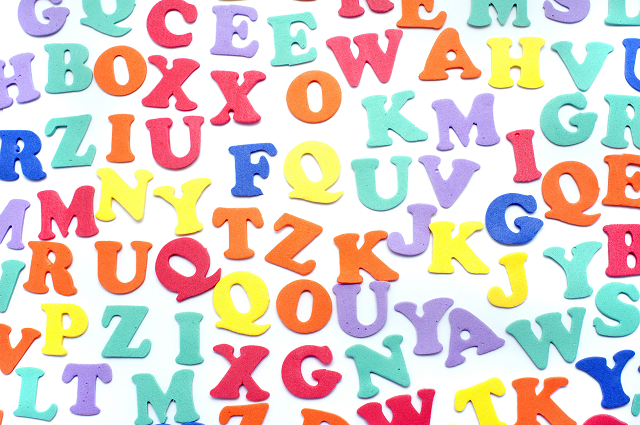
%> input picture Generalised_Hough_Transforms/K_Finder/letters.png, 640 x 425 px
$ octave generalizedHoughTransform.m   (GNU Octave 9; MATLAB toolbox functions it lacks are replaced by stand-ins)
%> lines starting %> are read from the running program, lines starting %| are printed output that depends on the picture; in (x1, y1, x2, y2) boxes, pixels count from 0 and x2, y2 are one past the last pixel; in counts of white or black regions, pixels touching at a corner belong together; the program's own positions count from 1
%%%%%%%%%%%%%%%%%%%%%%%%%%%%%%%%%%%%%%%%%%%%%%%%%%%%%%%%%%%%%%%%%%%%%%%%%%%
% File Name:   generaliszedHoughTransform.m
% Description: Using GHT's find the shapes and letters
% Input:       .png files which are unsharpened
% Output:      .bmp files that have been sharpened
% Environment: Matlab R2019b
% Usage:       In Matlab Command Window, type 'generaliszedHoughTransform'.
%%%%%%%%%%%%%%%%%%%%%%%%%%%%%%%%%%%%%%%%%%%%%%%%%%%%%%%%%%%%%%%%%%%%%%%%%%%

clear all;

full_circle_angle = 360;
half_circle_angle = 180;

%Original image, we will need to gray value it later and use smoothing
%filter
im = imread('letters.png');
%> im is the input picture: size 425x640x3 uint8; mean R, G, B 221.7, 207.5, 201.2

%Template we searching for, will need to be gray scaled
im_template = imread('template_K.png');
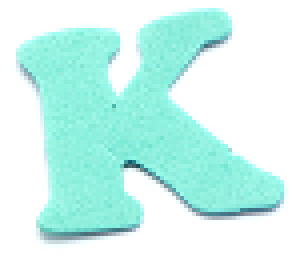
%> input picture Generalised_Hough_Transforms/K_Finder/template_K.png, 74 x 64 px (shown 4 times larger)
%> im_template is the input picture: size 64x74x3 uint8; mean R, G, B 203, 245.4, 238.6

%Convert to Gray levels
im_gray = rgb2gray(im);
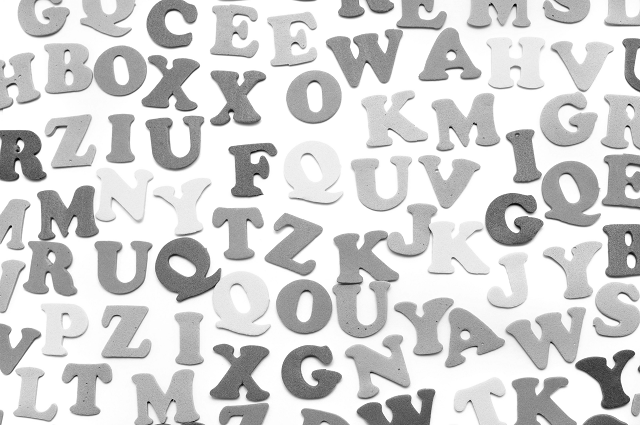
%> im_gray: size 425x640 uint8; min 1, max 255, mean 211
im_tem_gray = rgb2gray(im_template);
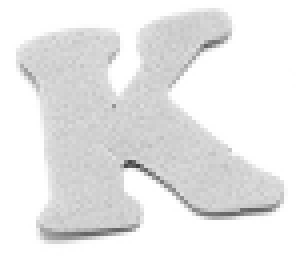
%> im_tem_gray: size 64x74 uint8 (shown 4 times larger); min 64, max 255, mean 232

%Step A: Run smoothing filter and edge detection

%Run smoothing fitler

maskunweighted = [1/9 1/9 1/9; 1/9 1/9 1/9; 1/9 1/9 1/9];

maskGaus5 = 1/273*[1 4  7  4  1;
             4 16 26 16 4;
             7 26 41 26 7;
             4 16 26 16 4;
             1 4  7  4  1];

im_gray = double(im_gray)/255;
%> im_gray: size 425x640 double
im_gray_smoothed{1} = im_gray;

im_tem_gray = double(im_tem_gray)/255;
%> im_tem_gray: size 64x74 double
im_template_smoothed{1} = im_tem_gray;

for i=2:15
    im_gray_smoothed{i} = conv2(im_gray_smoothed{i-1},maskGaus5,'same');
    im_template_smoothed{i} = conv2(im_template_smoothed{i-1},maskGaus5,'same');
end
%> after the loop, im_gray_smoothed = 15 items; im_template_smoothed = 15 items

%Use sobel to tweak and get rid of background elements
im_gray_edge = edge(im_gray_smoothed{2},'canny');
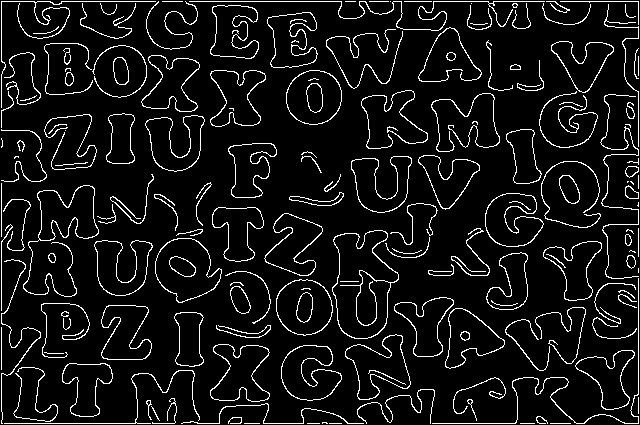
%> im_gray_edge: size 425x640 logical; 7.8% white in thin lines or dots
%Use canny for template since it doesnt have noise or background
im_temp_edge = edge(im_tem_gray,'canny');
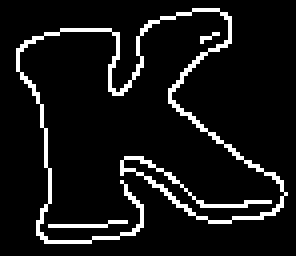
%> im_temp_edge: size 64x74 logical (shown 4 times larger); 8.4% white in thin lines or dots, all inside (x1, y1, x2, y2) = (4, 2, 72, 61)

imwrite(im_gray_edge, 'Letters_edge.bmp', 'bmp');
imwrite(im_temp_edge, 'Template_edge.bmp','bmp');

%Step B: Start the algo
%Step B.1: Find R-Tables

%Calculate gradients of the template and the image:
gradient_template = atan2(imfilter(double(im_temp_edge),[1; -1],'same'),imfilter(double(im_temp_edge),[1  -1],'same'))*(half_circle_angle)/pi();
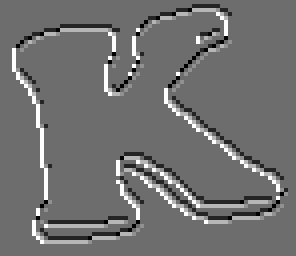
%> gradient_template: size 64x74 double (shown 4 times larger); min -135, max 180, mean 4.3; drawn with min black and max white
gradient_image = atan2(imfilter(double(im_gray_edge),[1; -1],'same'),imfilter(double(im_gray_edge),[1  -1],'same'))*(half_circle_angle)/pi();
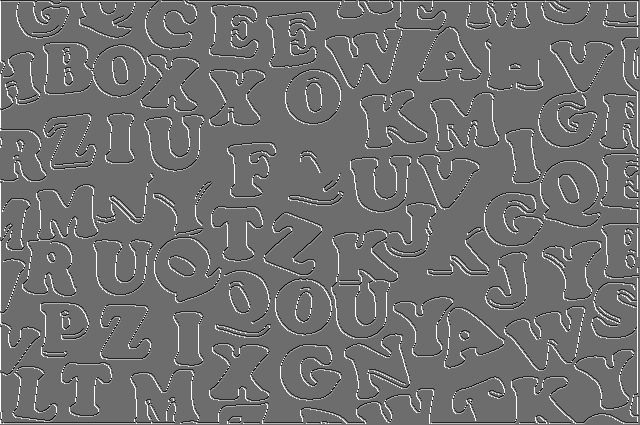
%> gradient_image: size 425x640 double; min -135, max 180, mean 4.7; drawn with min black and max white


%find edge vertices from template
[x_pos, y_pos] = find(im_temp_edge > 0);
%> x_pos = 400 values from 3 to 61; y_pos = 400 values from 5 to 72

%Once we find the edge we can create are R_table for it:

%Hypothesis: 1 table will contain 3 and another 1 as 3 share the same
%rotation

%Dealing with the first rotation
% (-1/6)pi
Angle_The = 0;
R_Table_The = zeros(full_circle_angle, size(x_pos,1), 2);
% (-2/3)pi
Angle_Phi = (-1/18)*pi();
R_Table_Phi = zeros(full_circle_angle, size(x_pos,1), 2);

%Find center of the template that had edge detection ran on it
template_x_center = round(size(im_temp_edge,1)/2);
%> template_x_center = 32
template_y_center = round(size(im_temp_edge,2)/2);
%> template_y_center = 37

%Create the bins that will be used for the algo
No_Bin = zeros(full_circle_angle,1);

%Values needed when calculating R-Table values:
    a = cos(Angle_The);
    b = sin(Angle_The);
    c = cos(Angle_Phi);
    d = sin(Angle_Phi);

i = 1;
while i <= size(x_pos,1)
    %Calculate the differentials from the center of the template:
    dx = x_pos(i) - template_x_center;
    dy = y_pos(i) - template_y_center;

    %Find out which bin we are going to use
    gradient_coe = gradient_template(x_pos(i),y_pos(i))+half_circle_angle;
    No_Bin(gradient_coe) = No_Bin(gradient_coe)+1;
    bin_coe = No_Bin(gradient_coe);

    %RTable_The calc:
    %X val
    R_Table_The(gradient_coe,bin_coe,1) = round(a * dx - b * dy);
    %Y val
    R_Table_The(gradient_coe,bin_coe,2) = round(b * dx + a * dy);

    %RTable_Phi calc:
    %X val
    R_Table_Phi(gradient_coe,bin_coe,1) = round(c * dx - d * dy);
    %Y val
    R_Table_Phi(gradient_coe,bin_coe,2) = round(d * dx + c * dy);

    i = i+1;
end
%> this loop made 400 passes
%> (dx, dy, gradient_coe, bin_coe) on passes 1 to 3: (-19, -32, 180, 1), (-18, -32, 180, 2), (-17, -32, 180, 3)
%> after the loop, No_Bin = 360 values, max 172 at index 270, min 0 at index 1, mean 1.11; i = 401

%Step B.2: Accumulator
%
%Find verticies for image edges
[x_prime, y_prime] = find(im_gray_edge);
%> x_prime = 21317 values from 2 to 424; y_prime = 21317 values from 2 to 639

The_R_TablePos = zeros(size(im_gray_edge));
Phi_R_TablePos = zeros(size(im_gray_edge));

%> (the run ends here)
